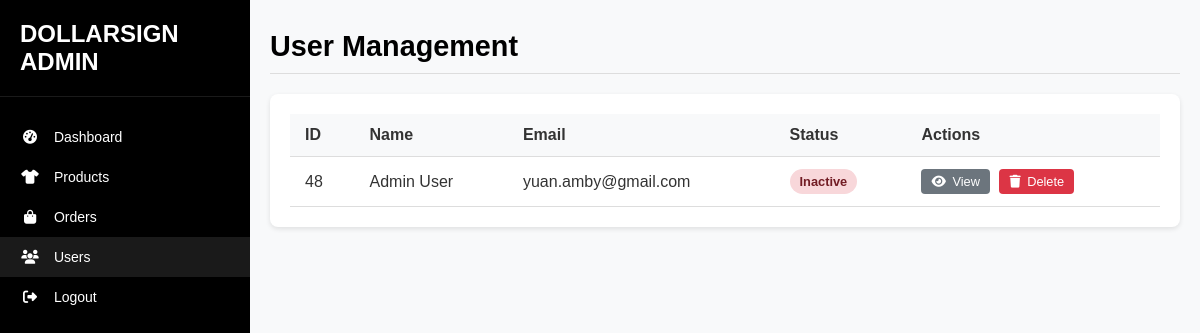
The page /admin_users.php on the database its author committed.
### tables this page shows
CREATE TABLE `users` (
  `ID` int(11) NOT NULL,
  `Last_Name` varchar(50) NOT NULL,
  `First_Name` varchar(50) NOT NULL,
  `Email` varchar(100) NOT NULL,
  `Password` varchar(255) NOT NULL,
  `token` varchar(255) DEFAULT NULL,
  `is_active` tinyint(1) DEFAULT 0,
  `created_at` timestamp NOT NULL DEFAULT current_timestamp(),
  `is_admin` tinyint(1) DEFAULT 0
);

### admin_users.php (the view, shortened to what this page needs)
<?php
require_once "database.php";
$users = [];
$sql = "SELECT * FROM users ORDER BY First_Name";
$result = mysqli_query($conn, $sql);
while ($row = mysqli_fetch_assoc($result)) {
    $users[] = $row;
}
?>
<!DOCTYPE html>
<html lang="en">
<head>
    <link rel="stylesheet" href="https://cdnjs.cloudflare.com/ajax/libs/font-awesome/6.4.2/css/all.min.css">
    <link rel="stylesheet" href="admin.css">
</head>
<body>
    <div class="admin-container">
        <div class="sidebar">
            <div class="sidebar-header">
                <h2>DOLLARSIGN ADMIN</h2>
            </div>
            <div class="sidebar-menu">
                <a href="admin.php" class="menu-item">
                    <i class="fas fa-tachometer-alt"></i> Dashboard
                </a>
                <a href="admin_products.php" class="menu-item">
                    <i class="fas fa-tshirt"></i> Products
                </a>
                <a href="admin_orders.php" class="menu-item">
                    <i class="fas fa-shopping-bag"></i> Orders
                </a>
                <a href="admin_users.php" class="menu-item active">
                    <i class="fas fa-users"></i> Users
                </a>
                <a href="logout.php" class="menu-item">
                    <i class="fas fa-sign-out-alt"></i> Logout
                </a>
            </div>
        </div>
        <div class="main-content">
            <div class="header">
                <h1>User Management</h1>
            </div>
            <div class="table-container">
                <table>
                    <thead>
                        <tr>
                            <th>ID</th>
                            <th>Name</th>
                            <th>Email</th>
                            <th>Status</th>
                            <th>Actions</th>
                        </tr>
                    </thead>
                    <tbody>
                        <?php foreach ($users as $user): ?>
                        <tr>
                            <td><?php echo $user['ID']; ?></td>
                            <td><?php echo htmlspecialchars($user['First_Name'] . ' ' . $user['Last_Name']); ?></td>
                            <td><?php echo htmlspecialchars($user['Email']); ?></td>
                            <td>
                                <span class="status <?php echo $user['is_active'] ? 'active' : 'inactive'; ?>">
                                    <?php echo $user['is_active'] ? 'Active' : 'Inactive'; ?>
                                </span>
                            </td>
                            <td>
                                <button class="action-btn view-btn"
                                        onclick="location.href='admin_user_details.php?id=<?php echo $user['ID']; ?>'">
                                    <i class="fas fa-eye"></i> View
                                </button>
                                <button class="action-btn delete-btn"
                                        onclick="if(confirm('Are you sure you want to delete this user?')) { location.href='admin_users.php?delete_id=<?php echo $user['ID']; ?>'; }">
                                    <i class="fas fa-trash"></i> Delete
                                </button>
                            </td>
                        </tr>
                        <?php endforeach; ?>
                    </tbody>
                </table>
            </div>
        </div>
    </div>
</body>
</html>

### admin.css (style rules this page uses)
:root { --primary: #000; --secondary: #333; --light: #f5f5f5; --danger: #dc3545; --success: #28a745; --warning: #ffc107; --info: #17a2b8; --gray: #6c757d; }
* { margin: 0; padding: 0; box-sizing: border-box; font-family: 'Arial', sans-serif; }
body { background-color: #f8f9fa; color: var(--secondary); }
.admin-container { display: flex; min-height: 100vh; }
.sidebar { width: 250px; background-color: var(--primary); color: white; padding: 20px 0; position: fixed; height: 100%; z-index: 100; }
.sidebar-header { padding: 0 20px 20px; border-bottom: 1px solid rgba(255,255,255,0.1); }
.sidebar-header h2 { color: white; font-size: 1.5rem; font-weight: bold; }
.sidebar-menu { margin-top: 20px; }
.menu-item { padding: 12px 20px; color: white; text-decoration: none; display: block; transition: background 0.3s; font-size: 14px; }
.menu-item:hover, .menu-item.active { background-color: rgba(255,255,255,0.1); }
.menu-item i { margin-right: 10px; width: 20px; text-align: center; }
.main-content { flex: 1; margin-left: 250px; padding: 20px; }
.header { display: flex; justify-content: space-between; align-items: center; padding: 10px 0; margin-bottom: 20px; border-bottom: 1px solid #ddd; }
.header h1 { font-size: 1.8rem; font-weight: bold; color: var(--primary); }
.table-container { background-color: white; border-radius: 8px; padding: 20px; box-shadow: 0 2px 5px rgba(0,0,0,0.1); margin-bottom: 30px; overflow-x: auto; }
table { width: 100%; border-collapse: collapse; min-width: 600px; }
th, td { padding: 12px 15px; text-align: left; border-bottom: 1px solid #ddd; }
th { background-color: #f8f9fa; font-weight: bold; color: var(--secondary); }
.status { padding: 5px 10px; border-radius: 20px; font-size: 0.8rem; font-weight: bold; display: inline-block; }
.status.inactive { background-color: #f8d7da; color: #721c24; }
.action-btn { padding: 5px 10px; border: none; border-radius: 4px; cursor: pointer; margin-right: 5px; font-size: 0.8rem; transition: all 0.3s ease; }
.action-btn i { margin-right: 3px; }
.delete-btn { background-color: var(--danger); color: white; }
.view-btn { background-color: var(--gray); color: white; }

### rows shown on the page
users: ID "48", First_Name+Last_Name "Admin User", Email "yuan.amby@gmail.com", is_active "Inactive"
